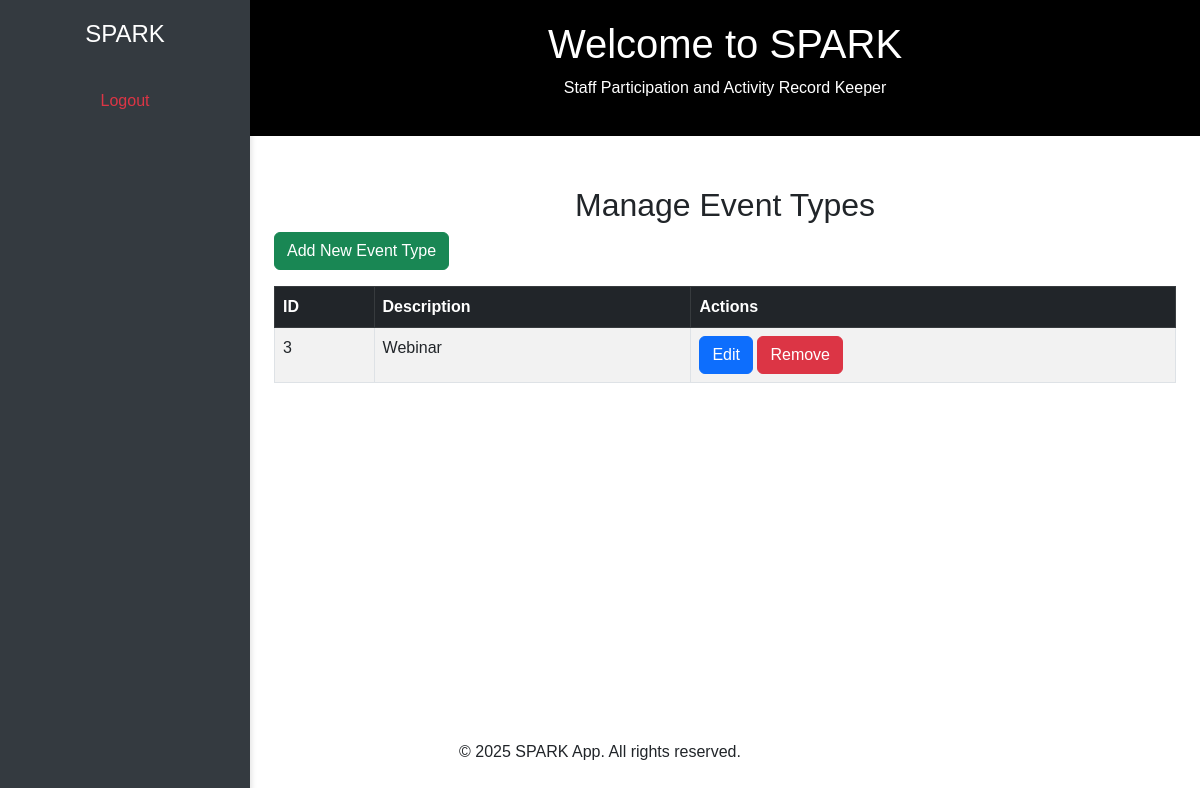
The page /manage-event-type/ (signed in) on the database as committed earlier.
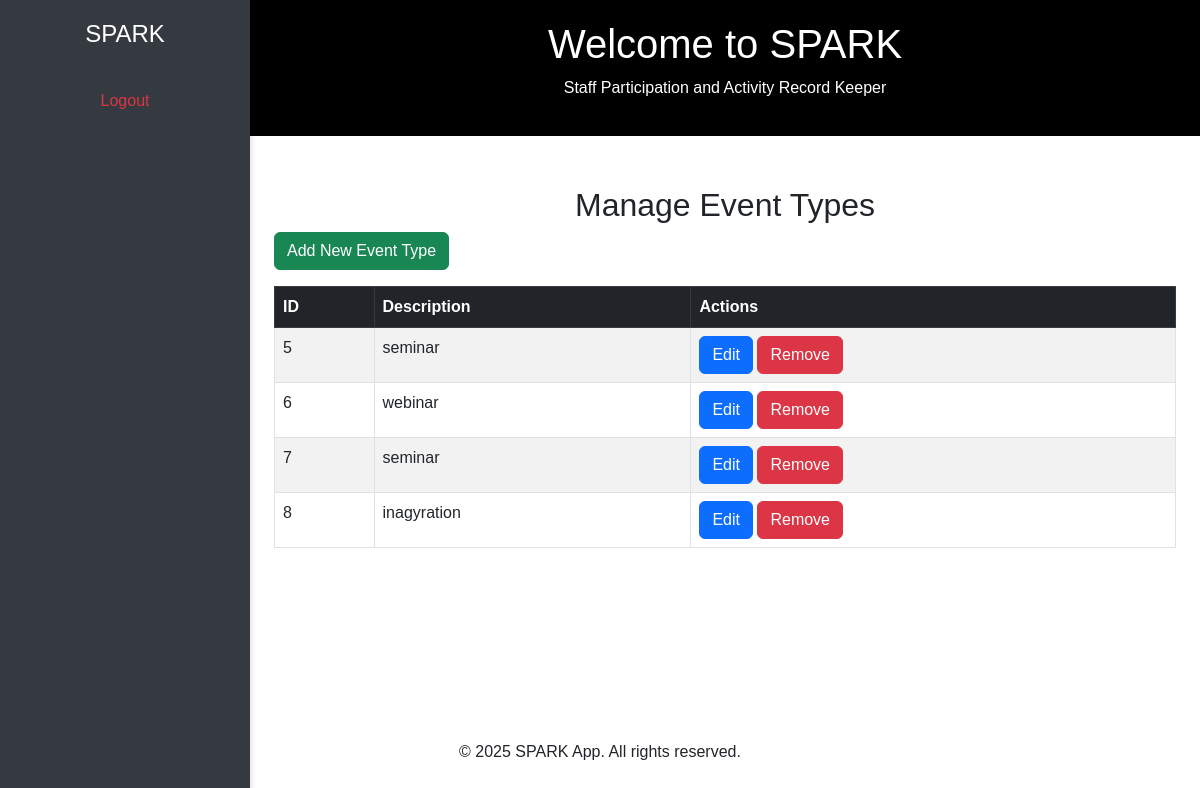
The same page on the database as committed later.
### sparkapp/models.py (models this page shows, shortened)
class EventType(models.Model):
    type_id = models.AutoField(primary_key=True)
    type_description = models.CharField(max_length=100, blank=False)

### sparkapp/views.py (the view)
# urls.py: path('manage-event-type/', views.manage_event_type, name='manage_event_type'),
@login_required
def manage_event_type(request):
    event_types = EventType.objects.all()
    return render(request, 'manage_event_type.html', {'event_types': event_types})

### sparkapp/context_processors.py (called while the page is built)
def is_teacher(request):
    return {'is_teacher': request.user.groups.filter(name='Teacher').exists()}

def is_admin(request):
    return {'is_admin': request.user.groups.filter(name='Admin').exists()}

def is_principal(request):
    return {'is_principal': request.user.groups.filter(name='Principal').exists()}

### sparkapp/templates/manage_event_type.html
{% extends 'base.html' %}
{% block content %}
<div class="container">
    <h2 class="text-center mt-4">Manage Event Types</h2>
    <a href="{% url 'add_event_type' %}" class="btn btn-success mb-3">Add New Event Type</a>
    <table class="table table-bordered table-striped">
        <thead class="table-dark">
            <tr>
                <th>ID</th>
                <th>Description</th>
                <th>Actions</th>
            </tr>
        </thead>
        <tbody>
            {% for event_type in event_types %}
                <tr>
                    <td>{{ event_type.type_id }}</td>
                    <td>{{ event_type.type_description }}</td>
                    <td>
                        <a href="{% url 'edit_event_type' event_type.type_id %}" class="btn btn-primary">Edit</a>
                        <a href="{% url 'delete_event_type' event_type.type_id %}" class="btn btn-danger" onclick="return confirm('Are you sure you want to remove this student?')">Remove</a>
                    </td>
                </tr>
            {% empty %}
            <tr>
                <td colspan="3" class="text-center">No Event Types Available</td>
            </tr>
            {% endfor %}
        </tbody>
    </table>
</div>
{% endblock %}

### sparkapp/templates/base.html (shortened to what this page needs)
<!DOCTYPE html>
<html lang="en">
<head>
    <link href="https://cdn.jsdelivr.net/npm/bootstrap@5.3.0-alpha3/dist/css/bootstrap.min.css" rel="stylesheet">
</head>
<body>
    <div class="sidebar">
        <h4>SPARK</h4>
        <ul class="nav flex-column">
            {% if user.is_authenticated %}
                <li class="nav-item">
                    <a class="nav-link text-danger" href="{% url 'logout' %}">Logout</a>
                </li>
            {% else %}
                <li class="nav-item">
                    <a class="nav-link" href="{% url 'login' %}">Login</a>
                </li>
            {% endif %}
        </ul>
    </div>
    <div class="content">
        <div class="content-header">
            <h1>Welcome to SPARK</h1>
            <p>Staff Participation and Activity Record Keeper</p>
        </div>
        <div class="container my-5">
            {% block content %}{% endblock %}
        </div>
    </div>
    <footer>
        <p>&copy; 2025 SPARK App. All rights reserved.</p>
    </footer>
</body>
</html>

### sparkapp/templates/base.html (style rules this page uses)
body { font-family: 'Arial', sans-serif; display: flex; flex-direction: column; min-height: 100vh; margin: 0; background-color: #ffffff; }
.sidebar { position: fixed; top: 0; bottom: 0; left: 0; width: 250px; background-color: #343a40; color: white; padding-top: 20px; box-shadow: 2px 0 5px rgba(0, 0, 0, 0.1); }
.sidebar h4 { color: white; text-align: center; margin-bottom: 30px; }
.sidebar .nav-link { color: white; padding: 10px 15px; text-align: center; }
.content { margin-left: 250px; flex-grow: 1; }
footer { padding: 20px 0; text-align: center; margin-top: 50px; }
.content-header { background-color: #000; color: white; padding: 20px; text-align: center; }
.content .container { margin-top: 50px; }
footer { position: absolute; bottom: 0; width: 100%; }

Rows that differ between the two databases and show on the page:
removed EventType: type_id "3", type_description "Webinar"
added EventType: type_id "5", type_description "seminar"
added EventType: type_id "6", type_description "webinar"
added EventType: type_id "7", type_description "seminar"
added EventType: type_id "8", type_description "inagyration"
